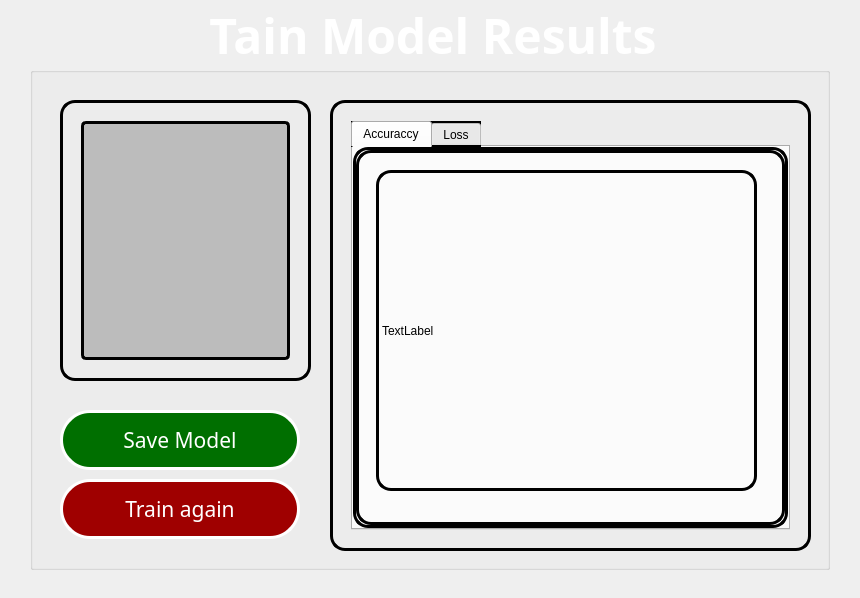
<?xml version="1.0" encoding="UTF-8"?>
<ui version="4.0">
 <class>TrainResultsWindow</class>
 <widget class="QMainWindow" name="TrainResultsWindow">
  <property name="geometry">
   <rect>
    <x>0</x>
    <y>0</y>
    <width>860</width>
    <height>598</height>
   </rect>
  </property>
  <property name="windowTitle">
   <string>Train Model Results</string>
  </property>
  <widget class="QWidget" name="centralwidget">
   <widget class="QLabel" name="backgroundImg">
    <property name="geometry">
     <rect>
      <x>0</x>
      <y>0</y>
      <width>860</width>
      <height>600</height>
     </rect>
    </property>
    <property name="text">
     <string/>
    </property>
    <property name="pixmap">
     <pixmap>resources/background.jpg</pixmap>
    </property>
    <property name="scaledContents">
     <bool>true</bool>
    </property>
   </widget>
   <widget class="QGroupBox" name="groupBox">
    <property name="enabled">
     <bool>true</bool>
    </property>
    <property name="geometry">
     <rect>
      <x>30</x>
      <y>0</y>
      <width>800</width>
      <height>570</height>
     </rect>
    </property>
    <property name="palette">
     <palette>
      <active>
       <colorrole role="WindowText">
        <brush brushstyle="SolidPattern">
         <color alpha="255">
          <red>255</red>
          <green>255</green>
          <blue>255</blue>
         </color>
        </brush>
       </colorrole>
       <colorrole role="Button">
        <brush brushstyle="SolidPattern">
         <color alpha="255">
          <red>0</red>
          <green>0</green>
          <blue>127</blue>
         </color>
        </brush>
       </colorrole>
       <colorrole role="Text">
        <brush brushstyle="SolidPattern">
         <color alpha="255">
          <red>255</red>
          <green>255</green>
          <blue>255</blue>
         </color>
        </brush>
       </colorrole>
       <colorrole role="ButtonText">
        <brush brushstyle="SolidPattern">
         <color alpha="255">
          <red>255</red>
          <green>255</green>
          <blue>255</blue>
         </color>
        </brush>
       </colorrole>
       <colorrole role="Base">
        <brush brushstyle="SolidPattern">
         <color alpha="255">
          <red>255</red>
          <green>255</green>
          <blue>255</blue>
         </color>
        </brush>
       </colorrole>
       <colorrole role="ToolTipText">
        <brush brushstyle="SolidPattern">
         <color alpha="255">
          <red>0</red>
          <green>0</green>
          <blue>0</blue>
         </color>
        </brush>
       </colorrole>
      </active>
      <inactive>
       <colorrole role="WindowText">
        <brush brushstyle="SolidPattern">
         <color alpha="255">
          <red>255</red>
          <green>255</green>
          <blue>255</blue>
         </color>
        </brush>
       </colorrole>
       <colorrole role="Button">
        <brush brushstyle="SolidPattern">
         <color alpha="255">
          <red>0</red>
          <green>0</green>
          <blue>127</blue>
         </color>
        </brush>
       </colorrole>
       <colorrole role="Text">
        <brush brushstyle="SolidPattern">
         <color alpha="255">
          <red>255</red>
          <green>255</green>
          <blue>255</blue>
         </color>
        </brush>
       </colorrole>
       <colorrole role="ButtonText">
        <brush brushstyle="SolidPattern">
         <color alpha="255">
          <red>255</red>
          <green>255</green>
          <blue>255</blue>
         </color>
        </brush>
       </colorrole>
       <colorrole role="Base">
        <brush brushstyle="SolidPattern">
         <color alpha="255">
          <red>255</red>
          <green>255</green>
          <blue>255</blue>
         </color>
        </brush>
       </colorrole>
       <colorrole role="ToolTipText">
        <brush brushstyle="SolidPattern">
         <color alpha="255">
          <red>0</red>
          <green>0</green>
          <blue>0</blue>
         </color>
        </brush>
       </colorrole>
      </inactive>
      <disabled>
       <colorrole role="WindowText">
        <brush brushstyle="SolidPattern">
         <color alpha="255">
          <red>255</red>
          <green>255</green>
          <blue>255</blue>
         </color>
        </brush>
       </colorrole>
       <colorrole role="Button">
        <brush brushstyle="SolidPattern">
         <color alpha="255">
          <red>0</red>
          <green>0</green>
          <blue>127</blue>
         </color>
        </brush>
       </colorrole>
       <colorrole role="Text">
        <brush brushstyle="SolidPattern">
         <color alpha="255">
          <red>255</red>
          <green>255</green>
          <blue>255</blue>
         </color>
        </brush>
       </colorrole>
       <colorrole role="ButtonText">
        <brush brushstyle="SolidPattern">
         <color alpha="255">
          <red>255</red>
          <green>255</green>
          <blue>255</blue>
         </color>
        </brush>
       </colorrole>
       <colorrole role="Base">
        <brush brushstyle="SolidPattern">
         <color alpha="255">
          <red>240</red>
          <green>240</green>
          <blue>240</blue>
         </color>
        </brush>
       </colorrole>
       <colorrole role="ToolTipText">
        <brush brushstyle="SolidPattern">
         <color alpha="255">
          <red>0</red>
          <green>0</green>
          <blue>0</blue>
         </color>
        </brush>
       </colorrole>
      </disabled>
     </palette>
    </property>
    <property name="font">
     <font>
      <family>Sitka Heading</family>
      <pointsize>36</pointsize>
      <weight>75</weight>
      <bold>true</bold>
      <underline>false</underline>
     </font>
    </property>
    <property name="styleSheet">
     <string notr="true">color: rgb(255, 255, 255);</string>
    </property>
    <property name="title">
     <string>Tain Model Results</string>
    </property>
    <property name="alignment">
     <set>Qt::AlignCenter</set>
    </property>
    <widget class="QPushButton" name="trainAgainBtn">
     <property name="enabled">
      <bool>true</bool>
     </property>
     <property name="geometry">
      <rect>
       <x>30</x>
       <y>479</y>
       <width>240</width>
       <height>60</height>
      </rect>
     </property>
     <property name="font">
      <font>
       <family>Sitka Small</family>
       <pointsize>16</pointsize>
       <weight>9</weight>
       <italic>false</italic>
       <bold>false</bold>
      </font>
     </property>
     <property name="acceptDrops">
      <bool>false</bool>
     </property>
     <property name="autoFillBackground">
      <bool>false</bool>
     </property>
     <property name="styleSheet">
      <string notr="true">
                            background-color: rgb(159, 0, 0);
                            font: 75 16pt &quot;Sitka Small&quot;;
                            color: rgb(255, 255, 255);
                            border-width: 3px;
                            border-radius: 30px;
                            border-color: rgb(255, 255, 255);
                            border-style: solid;
                        </string>
     </property>
     <property name="text">
      <string>Train again</string>
     </property>
     <property name="icon">
      <iconset>
       <normaloff>D:/My Documents/Studies/Semester_9/פרויקט מסכם - שלב
                                ב/icons/pnghut_arrow-icon-direction-left-logo-text.png</normaloff>D:/My Documents/Studies/Semester_9/פרויקט מסכם - שלב
                                ב/icons/pnghut_arrow-icon-direction-left-logo-text.png</iconset>
     </property>
     <property name="iconSize">
      <size>
       <width>24</width>
       <height>24</height>
      </size>
     </property>
     <property name="checkable">
      <bool>false</bool>
     </property>
     <property name="autoDefault">
      <bool>false</bool>
     </property>
     <property name="default">
      <bool>false</bool>
     </property>
     <property name="flat">
      <bool>false</bool>
     </property>
    </widget>
    <widget class="QFrame" name="verticalFrame1">
     <property name="geometry">
      <rect>
       <x>300</x>
       <y>100</y>
       <width>481</width>
       <height>451</height>
      </rect>
     </property>
     <property name="font">
      <font>
       <family>Sitka Small</family>
       <pointsize>10</pointsize>
       <weight>50</weight>
       <italic>false</italic>
       <bold>false</bold>
      </font>
     </property>
     <property name="autoFillBackground">
      <bool>false</bool>
     </property>
     <property name="styleSheet">
      <string notr="true">border-width: 3px;
                            border-radius: 15px;
                            border-color: rgb(0, 0, 0);
                            border-style: solid;
                            font: 10pt &quot;Sitka Small&quot;;
                            color: rgb(255, 255, 255);
                            background-color: qlineargradient(spread:pad, x1:0.996, y1:0.0340909, x2:1, y2:0, stop:1
                            rgba(0, 0, 32, 170));
                        </string>
     </property>
     <layout class="QVBoxLayout" name="verticalLayout">
      <property name="spacing">
       <number>10</number>
      </property>
      <property name="leftMargin">
       <number>18</number>
      </property>
      <property name="topMargin">
       <number>18</number>
      </property>
      <property name="rightMargin">
       <number>18</number>
      </property>
      <property name="bottomMargin">
       <number>18</number>
      </property>
      <item>
       <widget class="QTabWidget" name="tabWidget">
        <property name="styleSheet">
         <string notr="true">color: rgb(0, 0, 0);</string>
        </property>
        <property name="currentIndex">
         <number>0</number>
        </property>
        <widget class="QWidget" name="accTab">
         <attribute name="title">
          <string>Accuraccy</string>
         </attribute>
         <widget class="QLabel" name="accuracyGraph">
          <property name="geometry">
           <rect>
            <x>20</x>
            <y>20</y>
            <width>381</width>
            <height>321</height>
           </rect>
          </property>
          <property name="text">
           <string>TextLabel</string>
          </property>
         </widget>
        </widget>
        <widget class="QWidget" name="lossTab">
         <attribute name="title">
          <string>Loss</string>
         </attribute>
         <widget class="QLabel" name="lossGraph">
          <property name="geometry">
           <rect>
            <x>20</x>
            <y>20</y>
            <width>381</width>
            <height>321</height>
           </rect>
          </property>
          <property name="text">
           <string>TextLabel</string>
          </property>
         </widget>
        </widget>
       </widget>
      </item>
     </layout>
    </widget>
    <widget class="QPushButton" name="saveBtn">
     <property name="enabled">
      <bool>true</bool>
     </property>
     <property name="geometry">
      <rect>
       <x>30</x>
       <y>410</y>
       <width>240</width>
       <height>60</height>
      </rect>
     </property>
     <property name="font">
      <font>
       <family>Sitka Small</family>
       <pointsize>16</pointsize>
       <weight>9</weight>
       <italic>false</italic>
       <bold>false</bold>
      </font>
     </property>
     <property name="acceptDrops">
      <bool>false</bool>
     </property>
     <property name="autoFillBackground">
      <bool>false</bool>
     </property>
     <property name="styleSheet">
      <string notr="true">background-color: rgb(0, 111, 0);

font: 75 16pt &quot;Sitka Small&quot;;
color: rgb(255, 255, 255);
border-width: 3px;
border-radius: 30px;
border-color: rgb(255, 255, 255);
border-style: solid;

alternate-background-color: rgb(135, 135, 135);</string>
     </property>
     <property name="text">
      <string>Save Model</string>
     </property>
     <property name="icon">
      <iconset>
       <normaloff>D:/My Documents/Studies/Semester_9/פרויקט מסכם - שלב
                                ב/icons/pnghut_arrow-icon-direction-left-logo-text.png</normaloff>D:/My Documents/Studies/Semester_9/פרויקט מסכם - שלב
                                ב/icons/pnghut_arrow-icon-direction-left-logo-text.png</iconset>
     </property>
     <property name="iconSize">
      <size>
       <width>24</width>
       <height>24</height>
      </size>
     </property>
     <property name="checkable">
      <bool>false</bool>
     </property>
     <property name="autoDefault">
      <bool>false</bool>
     </property>
     <property name="default">
      <bool>false</bool>
     </property>
     <property name="flat">
      <bool>false</bool>
     </property>
    </widget>
    <widget class="QFrame" name="verticalFrame2">
     <property name="geometry">
      <rect>
       <x>30</x>
       <y>100</y>
       <width>251</width>
       <height>281</height>
      </rect>
     </property>
     <property name="font">
      <font>
       <family>Sitka Small</family>
       <pointsize>10</pointsize>
       <weight>50</weight>
       <italic>false</italic>
       <bold>false</bold>
      </font>
     </property>
     <property name="autoFillBackground">
      <bool>false</bool>
     </property>
     <property name="styleSheet">
      <string notr="true">border-width: 3px;
                            border-radius: 15px;
                            border-color: rgb(0, 0, 0);
                            border-style: solid;
                            font: 10pt &quot;Sitka Small&quot;;
                            color: rgb(255, 255, 255);
                            background-color: qlineargradient(spread:pad, x1:0.996, y1:0.0340909, x2:1, y2:0, stop:1
                            rgba(0, 0, 32, 170));
                        </string>
     </property>
     <layout class="QVBoxLayout" name="verticalLayout_2">
      <property name="spacing">
       <number>10</number>
      </property>
      <property name="leftMargin">
       <number>18</number>
      </property>
      <property name="topMargin">
       <number>18</number>
      </property>
      <property name="rightMargin">
       <number>18</number>
      </property>
      <property name="bottomMargin">
       <number>18</number>
      </property>
      <item>
       <widget class="QTextEdit" name="resultsTextEdit">
        <property name="styleSheet">
         <string notr="true">border-width: 3px;
                                                            border-radius: 5px;
                                                            border-color: rgb(0, 0, 0);
                                                            border-style: solid;
                                                            background-color: rgb(188, 188, 188);
                                                            color: rgb(0, 0, 0);
                                                        </string>
        </property>
       </widget>
      </item>
     </layout>
    </widget>
   </widget>
  </widget>
 </widget>
 <resources/>
 <connections/>
</ui>
